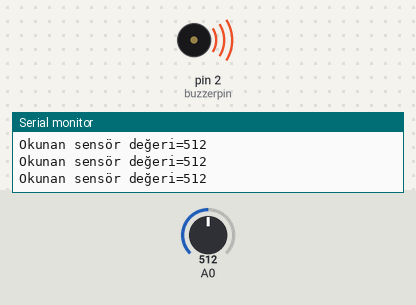
Simulated run of this sketch. Board: Arduino Uno, built with avr-gcc and run on an emulated ATmega328P. Parts: buzzer (waves = sounding, pin HIGH), the last lines printed to the serial monitor. Inputs (shaded band) come from the test bench; at power-on: A0 = 512.

Above: at 1.25 s.
1.3 s: A0 set to 198
4.3 s: A0 set to 170
At 5.0 s:
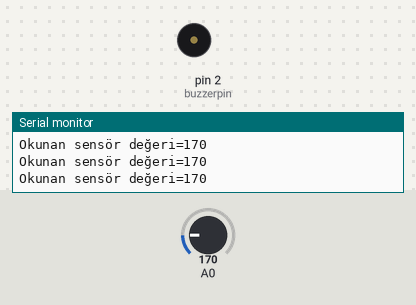
7.3 s: A0 set to 190
At 7.59 s:
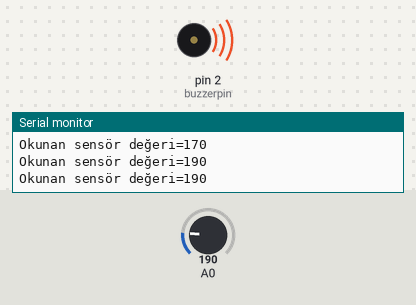
Timing chart, 0 to 16.3 s (numbered marks = the images above; inputs shaded):
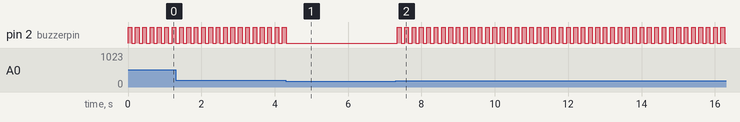

Measured:
- the behaviour switches between 180 and 179 on A0 (found by bisection; images 0 and 1)
- after the input at 4.3 s, pin 2 (buzzerpin): goes on until 4.3 s, then stays LOW
- after the input at 7.3 s, pin 2 (buzzerpin): alternates HIGH for 0.10 s and LOW for 0.10 s, starting at once
- by itself, pin 2 (buzzerpin): alternates HIGH for 0.10 s and LOW for 0.10 s

The sketch:

mq135_air_qualitysensor.ino
```cpp
int gazsensorpin=0;
int buzzerpin=2;
void setup() {

  Serial.begin(9600);
  pinMode(2,OUTPUT);
}

void loop() {

  int deger=analogRead(0);
  Serial.print("Okunan sensör değeri=");
  Serial.println(deger); // analogdan aldığımız için 0-1023 arası bir değer görürüz.
  //eşik değerini 150 tanımla örneğin

  if(deger>=180){

  digitalWrite(2,HIGH);
  delay(100);
  digitalWrite(2,LOW);
  delay(100);

  }
}
```
